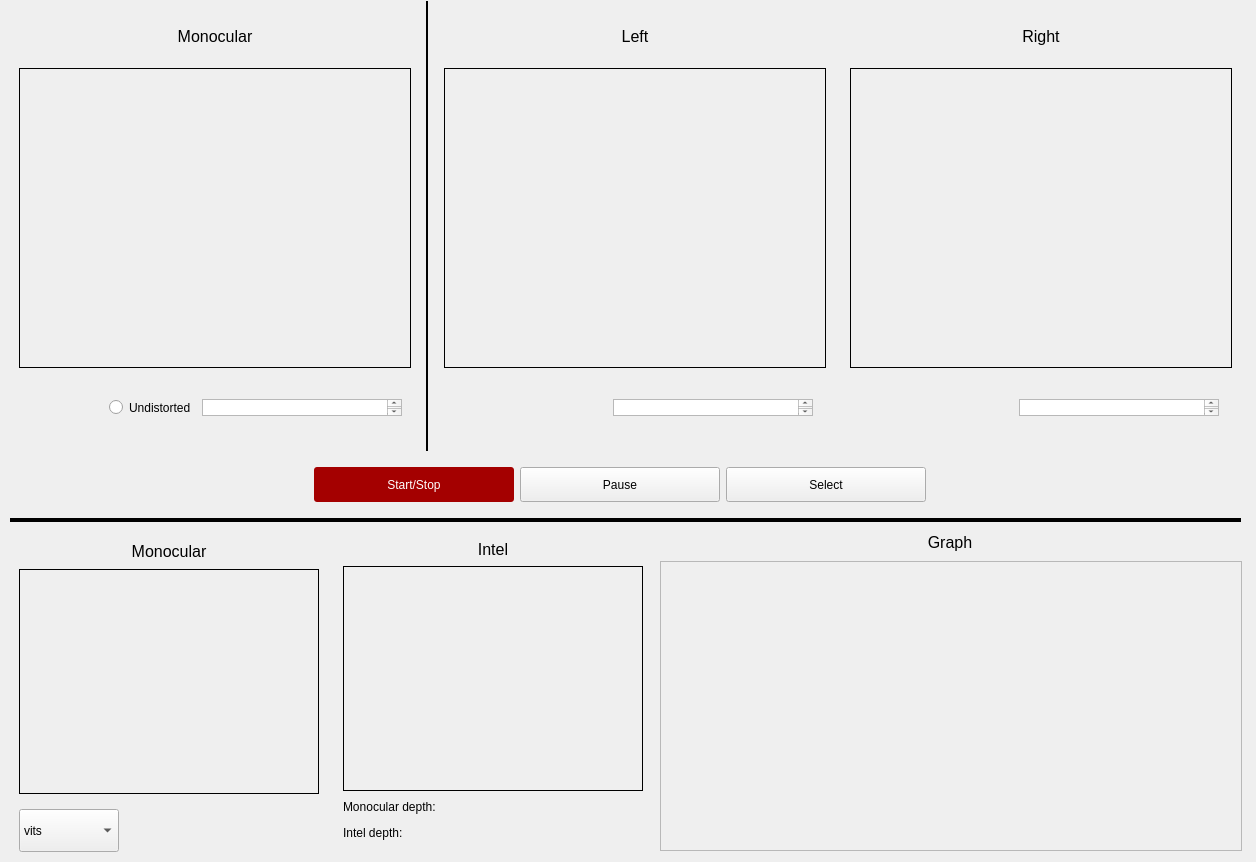
<?xml version="1.0" encoding="UTF-8"?>
<ui version="4.0">
 <class>Form</class>
 <widget class="QWidget" name="Form">
  <property name="geometry">
   <rect>
    <x>0</x>
    <y>0</y>
    <width>1256</width>
    <height>862</height>
   </rect>
  </property>
  <property name="windowTitle">
   <string>Form</string>
  </property>
  <widget class="Line" name="line_2">
   <property name="geometry">
    <rect>
     <x>10</x>
     <y>510</y>
     <width>1231</width>
     <height>21</height>
    </rect>
   </property>
   <property name="frameShadow">
    <enum>QFrame::Plain</enum>
   </property>
   <property name="lineWidth">
    <number>4</number>
   </property>
   <property name="orientation">
    <enum>Qt::Horizontal</enum>
   </property>
  </widget>
  <widget class="QWidget" name="verticalLayoutWidget_3">
   <property name="geometry">
    <rect>
     <x>10</x>
     <y>0</y>
     <width>1231</width>
     <height>510</height>
    </rect>
   </property>
   <layout class="QVBoxLayout" name="verticalLayout_3">
    <item>
     <layout class="QHBoxLayout" name="horizontalLayout">
      <item>
       <widget class="QFrame" name="verticalFrame_3">
        <property name="minimumSize">
         <size>
          <width>400</width>
          <height>450</height>
         </size>
        </property>
        <property name="maximumSize">
         <size>
          <width>16777215</width>
          <height>450</height>
         </size>
        </property>
        <layout class="QVBoxLayout" name="verticalLayout_8">
         <item>
          <widget class="QLabel" name="camLabel">
           <property name="minimumSize">
            <size>
             <width>100</width>
             <height>20</height>
            </size>
           </property>
           <property name="maximumSize">
            <size>
             <width>400</width>
             <height>20</height>
            </size>
           </property>
           <property name="font">
            <font>
             <pointsize>12</pointsize>
            </font>
           </property>
           <property name="text">
            <string>Monocular</string>
           </property>
           <property name="alignment">
            <set>Qt::AlignCenter</set>
           </property>
          </widget>
         </item>
         <item>
          <widget class="QLabel" name="camFrame">
           <property name="minimumSize">
            <size>
             <width>160</width>
             <height>120</height>
            </size>
           </property>
           <property name="maximumSize">
            <size>
             <width>400</width>
             <height>300</height>
            </size>
           </property>
           <property name="layoutDirection">
            <enum>Qt::LeftToRight</enum>
           </property>
           <property name="frameShape">
            <enum>QFrame::Box</enum>
           </property>
           <property name="text">
            <string/>
           </property>
           <property name="alignment">
            <set>Qt::AlignCenter</set>
           </property>
          </widget>
         </item>
         <item>
          <widget class="QFrame" name="horizontalFrame">
           <property name="maximumSize">
            <size>
             <width>400</width>
             <height>35</height>
            </size>
           </property>
           <layout class="QHBoxLayout" name="horizontalLayout_5">
            <item>
             <widget class="QLabel" name="fpsLabel1">
              <property name="maximumSize">
               <size>
                <width>150</width>
                <height>20</height>
               </size>
              </property>
              <property name="text">
               <string/>
              </property>
             </widget>
            </item>
            <item>
             <widget class="QRadioButton" name="radioButton">
              <property name="text">
               <string>Undistorted</string>
              </property>
             </widget>
            </item>
            <item>
             <widget class="QTextBrowser" name="fpsCam">
              <property name="maximumSize">
               <size>
                <width>200</width>
                <height>20</height>
               </size>
              </property>
              <property name="html">
               <string>&lt;!DOCTYPE HTML PUBLIC &quot;-//W3C//DTD HTML 4.0//EN&quot; &quot;http://www.w3.org/TR/REC-html40/strict.dtd&quot;&gt;
&lt;html&gt;&lt;head&gt;&lt;meta name=&quot;qrichtext&quot; content=&quot;1&quot; /&gt;&lt;style type=&quot;text/css&quot;&gt;
p, li { white-space: pre-wrap; }
&lt;/style&gt;&lt;/head&gt;&lt;body style=&quot; font-family:'IBM Plex Sans'; font-size:10pt; font-weight:400; font-style:normal;&quot;&gt;
&lt;p style=&quot;-qt-paragraph-type:empty; margin-top:0px; margin-bottom:0px; margin-left:0px; margin-right:0px; -qt-block-indent:0; text-indent:0px; font-family:'Ubuntu'; font-size:11pt;&quot;&gt;&lt;br /&gt;&lt;/p&gt;&lt;/body&gt;&lt;/html&gt;</string>
              </property>
             </widget>
            </item>
           </layout>
          </widget>
         </item>
        </layout>
       </widget>
      </item>
      <item>
       <widget class="Line" name="line">
        <property name="maximumSize">
         <size>
          <width>16777215</width>
          <height>450</height>
         </size>
        </property>
        <property name="frameShadow">
         <enum>QFrame::Plain</enum>
        </property>
        <property name="lineWidth">
         <number>2</number>
        </property>
        <property name="orientation">
         <enum>Qt::Vertical</enum>
        </property>
       </widget>
      </item>
      <item>
       <widget class="QFrame" name="verticalFrame_4">
        <property name="sizePolicy">
         <sizepolicy hsizetype="Preferred" vsizetype="Preferred">
          <horstretch>0</horstretch>
          <verstretch>0</verstretch>
         </sizepolicy>
        </property>
        <property name="minimumSize">
         <size>
          <width>400</width>
          <height>450</height>
         </size>
        </property>
        <property name="maximumSize">
         <size>
          <width>400</width>
          <height>450</height>
         </size>
        </property>
        <layout class="QVBoxLayout" name="verticalLayout_10">
         <item>
          <widget class="QLabel" name="leftLabel">
           <property name="minimumSize">
            <size>
             <width>100</width>
             <height>20</height>
            </size>
           </property>
           <property name="maximumSize">
            <size>
             <width>400</width>
             <height>20</height>
            </size>
           </property>
           <property name="font">
            <font>
             <pointsize>12</pointsize>
            </font>
           </property>
           <property name="text">
            <string>Left</string>
           </property>
           <property name="alignment">
            <set>Qt::AlignCenter</set>
           </property>
          </widget>
         </item>
         <item>
          <widget class="QLabel" name="intelLeftFrame">
           <property name="minimumSize">
            <size>
             <width>160</width>
             <height>120</height>
            </size>
           </property>
           <property name="maximumSize">
            <size>
             <width>400</width>
             <height>300</height>
            </size>
           </property>
           <property name="layoutDirection">
            <enum>Qt::LeftToRight</enum>
           </property>
           <property name="frameShape">
            <enum>QFrame::Box</enum>
           </property>
           <property name="text">
            <string/>
           </property>
           <property name="alignment">
            <set>Qt::AlignCenter</set>
           </property>
          </widget>
         </item>
         <item>
          <widget class="QFrame" name="horizontalFrame_3">
           <property name="maximumSize">
            <size>
             <width>400</width>
             <height>35</height>
            </size>
           </property>
           <layout class="QHBoxLayout" name="horizontalLayout_7">
            <item>
             <widget class="QLabel" name="fpsLabel2">
              <property name="maximumSize">
               <size>
                <width>150</width>
                <height>20</height>
               </size>
              </property>
              <property name="text">
               <string/>
              </property>
             </widget>
            </item>
            <item>
             <widget class="QTextBrowser" name="fpsLeft">
              <property name="maximumSize">
               <size>
                <width>200</width>
                <height>20</height>
               </size>
              </property>
              <property name="html">
               <string>&lt;!DOCTYPE HTML PUBLIC &quot;-//W3C//DTD HTML 4.0//EN&quot; &quot;http://www.w3.org/TR/REC-html40/strict.dtd&quot;&gt;
&lt;html&gt;&lt;head&gt;&lt;meta name=&quot;qrichtext&quot; content=&quot;1&quot; /&gt;&lt;style type=&quot;text/css&quot;&gt;
p, li { white-space: pre-wrap; }
&lt;/style&gt;&lt;/head&gt;&lt;body style=&quot; font-family:'IBM Plex Sans'; font-size:10pt; font-weight:400; font-style:normal;&quot;&gt;
&lt;p style=&quot;-qt-paragraph-type:empty; margin-top:0px; margin-bottom:0px; margin-left:0px; margin-right:0px; -qt-block-indent:0; text-indent:0px; font-family:'Ubuntu'; font-size:11pt;&quot;&gt;&lt;br /&gt;&lt;/p&gt;&lt;/body&gt;&lt;/html&gt;</string>
              </property>
             </widget>
            </item>
           </layout>
          </widget>
         </item>
        </layout>
       </widget>
      </item>
      <item>
       <widget class="QFrame" name="verticalFrame_5">
        <property name="minimumSize">
         <size>
          <width>400</width>
          <height>450</height>
         </size>
        </property>
        <property name="maximumSize">
         <size>
          <width>400</width>
          <height>450</height>
         </size>
        </property>
        <layout class="QVBoxLayout" name="verticalLayout_11">
         <item>
          <widget class="QLabel" name="rigthLabel">
           <property name="minimumSize">
            <size>
             <width>100</width>
             <height>20</height>
            </size>
           </property>
           <property name="maximumSize">
            <size>
             <width>400</width>
             <height>20</height>
            </size>
           </property>
           <property name="font">
            <font>
             <pointsize>12</pointsize>
            </font>
           </property>
           <property name="text">
            <string>Right</string>
           </property>
           <property name="alignment">
            <set>Qt::AlignCenter</set>
           </property>
          </widget>
         </item>
         <item>
          <widget class="QLabel" name="intelRightFrame">
           <property name="minimumSize">
            <size>
             <width>160</width>
             <height>120</height>
            </size>
           </property>
           <property name="maximumSize">
            <size>
             <width>400</width>
             <height>300</height>
            </size>
           </property>
           <property name="layoutDirection">
            <enum>Qt::LeftToRight</enum>
           </property>
           <property name="frameShape">
            <enum>QFrame::Box</enum>
           </property>
           <property name="text">
            <string/>
           </property>
           <property name="alignment">
            <set>Qt::AlignCenter</set>
           </property>
          </widget>
         </item>
         <item>
          <widget class="QFrame" name="horizontalFrame_4">
           <property name="maximumSize">
            <size>
             <width>400</width>
             <height>35</height>
            </size>
           </property>
           <layout class="QHBoxLayout" name="horizontalLayout_8">
            <item>
             <widget class="QLabel" name="fpsLabel3">
              <property name="maximumSize">
               <size>
                <width>150</width>
                <height>20</height>
               </size>
              </property>
              <property name="text">
               <string/>
              </property>
             </widget>
            </item>
            <item>
             <widget class="QTextBrowser" name="fpsRight">
              <property name="maximumSize">
               <size>
                <width>200</width>
                <height>20</height>
               </size>
              </property>
              <property name="html">
               <string>&lt;!DOCTYPE HTML PUBLIC &quot;-//W3C//DTD HTML 4.0//EN&quot; &quot;http://www.w3.org/TR/REC-html40/strict.dtd&quot;&gt;
&lt;html&gt;&lt;head&gt;&lt;meta name=&quot;qrichtext&quot; content=&quot;1&quot; /&gt;&lt;style type=&quot;text/css&quot;&gt;
p, li { white-space: pre-wrap; }
&lt;/style&gt;&lt;/head&gt;&lt;body style=&quot; font-family:'IBM Plex Sans'; font-size:10pt; font-weight:400; font-style:normal;&quot;&gt;
&lt;p style=&quot;-qt-paragraph-type:empty; margin-top:0px; margin-bottom:0px; margin-left:0px; margin-right:0px; -qt-block-indent:0; text-indent:0px; font-family:'Ubuntu'; font-size:11pt;&quot;&gt;&lt;br /&gt;&lt;/p&gt;&lt;/body&gt;&lt;/html&gt;</string>
              </property>
             </widget>
            </item>
           </layout>
          </widget>
         </item>
        </layout>
       </widget>
      </item>
     </layout>
    </item>
    <item>
     <widget class="QFrame" name="horizontalFrame_2">
      <property name="minimumSize">
       <size>
        <width>1220</width>
        <height>50</height>
       </size>
      </property>
      <property name="maximumSize">
       <size>
        <width>1220</width>
        <height>50</height>
       </size>
      </property>
      <layout class="QHBoxLayout" name="horizontalLayout_2">
       <item>
        <spacer name="horizontalSpacer">
         <property name="orientation">
          <enum>Qt::Horizontal</enum>
         </property>
         <property name="sizeHint" stdset="0">
          <size>
           <width>40</width>
           <height>20</height>
          </size>
         </property>
        </spacer>
       </item>
       <item>
        <widget class="QPushButton" name="startAndStopButton">
         <property name="minimumSize">
          <size>
           <width>200</width>
           <height>35</height>
          </size>
         </property>
         <property name="maximumSize">
          <size>
           <width>200</width>
           <height>40</height>
          </size>
         </property>
         <property name="layoutDirection">
          <enum>Qt::LeftToRight</enum>
         </property>
         <property name="autoFillBackground">
          <bool>false</bool>
         </property>
         <property name="styleSheet">
          <string notr="true">QPushButton {
	border-radius: 3px;
	background: rgb(164, 0, 0);
	color: rgb(255, 255, 255);
}

QPushButton:hover{
	background: rgb(204, 0, 0);
}

QPushButton:pressed{
	background: rgb(239, 41, 41);
}</string>
         </property>
         <property name="text">
          <string>Start/Stop</string>
         </property>
         <property name="iconSize">
          <size>
           <width>25</width>
           <height>25</height>
          </size>
         </property>
         <property name="checkable">
          <bool>true</bool>
         </property>
        </widget>
       </item>
       <item>
        <widget class="QPushButton" name="pauseButton">
         <property name="minimumSize">
          <size>
           <width>200</width>
           <height>35</height>
          </size>
         </property>
         <property name="maximumSize">
          <size>
           <width>200</width>
           <height>40</height>
          </size>
         </property>
         <property name="autoFillBackground">
          <bool>false</bool>
         </property>
         <property name="text">
          <string>Pause</string>
         </property>
         <property name="iconSize">
          <size>
           <width>20</width>
           <height>20</height>
          </size>
         </property>
        </widget>
       </item>
       <item>
        <widget class="QPushButton" name="selectButton">
         <property name="minimumSize">
          <size>
           <width>200</width>
           <height>35</height>
          </size>
         </property>
         <property name="maximumSize">
          <size>
           <width>200</width>
           <height>40</height>
          </size>
         </property>
         <property name="autoFillBackground">
          <bool>false</bool>
         </property>
         <property name="text">
          <string>Select</string>
         </property>
         <property name="iconSize">
          <size>
           <width>20</width>
           <height>20</height>
          </size>
         </property>
        </widget>
       </item>
       <item>
        <spacer name="horizontalSpacer_2">
         <property name="orientation">
          <enum>Qt::Horizontal</enum>
         </property>
         <property name="sizeHint" stdset="0">
          <size>
           <width>40</width>
           <height>20</height>
          </size>
         </property>
        </spacer>
       </item>
      </layout>
     </widget>
    </item>
   </layout>
  </widget>
  <widget class="QWidget" name="horizontalLayoutWidget_2">
   <property name="geometry">
    <rect>
     <x>10</x>
     <y>530</y>
     <width>650</width>
     <height>322</height>
    </rect>
   </property>
   <layout class="QHBoxLayout" name="horizontalLayout_3">
    <item>
     <widget class="QFrame" name="verticalFrame">
      <layout class="QVBoxLayout" name="verticalLayout">
       <item>
        <widget class="QLabel" name="depthLabelCam">
         <property name="minimumSize">
          <size>
           <width>100</width>
           <height>20</height>
          </size>
         </property>
         <property name="maximumSize">
          <size>
           <width>300</width>
           <height>25</height>
          </size>
         </property>
         <property name="font">
          <font>
           <pointsize>12</pointsize>
          </font>
         </property>
         <property name="text">
          <string>Monocular</string>
         </property>
         <property name="alignment">
          <set>Qt::AlignCenter</set>
         </property>
        </widget>
       </item>
       <item>
        <widget class="QLabel" name="depthFrameCam">
         <property name="minimumSize">
          <size>
           <width>300</width>
           <height>225</height>
          </size>
         </property>
         <property name="maximumSize">
          <size>
           <width>300</width>
           <height>225</height>
          </size>
         </property>
         <property name="layoutDirection">
          <enum>Qt::LeftToRight</enum>
         </property>
         <property name="frameShape">
          <enum>QFrame::Box</enum>
         </property>
         <property name="text">
          <string/>
         </property>
         <property name="alignment">
          <set>Qt::AlignCenter</set>
         </property>
        </widget>
       </item>
       <item>
        <widget class="QComboBox" name="encoderBox">
         <property name="minimumSize">
          <size>
           <width>50</width>
           <height>43</height>
          </size>
         </property>
         <property name="maximumSize">
          <size>
           <width>100</width>
           <height>25</height>
          </size>
         </property>
         <item>
          <property name="text">
           <string>vits</string>
          </property>
         </item>
         <item>
          <property name="text">
           <string>vitb</string>
          </property>
         </item>
         <item>
          <property name="text">
           <string>vitl</string>
          </property>
         </item>
        </widget>
       </item>
      </layout>
     </widget>
    </item>
    <item>
     <widget class="QFrame" name="verticalFrame_2">
      <layout class="QVBoxLayout" name="verticalLayout_2">
       <item>
        <widget class="QLabel" name="depthLabelIntel">
         <property name="minimumSize">
          <size>
           <width>100</width>
           <height>20</height>
          </size>
         </property>
         <property name="maximumSize">
          <size>
           <width>300</width>
           <height>25</height>
          </size>
         </property>
         <property name="font">
          <font>
           <pointsize>12</pointsize>
          </font>
         </property>
         <property name="text">
          <string>Intel</string>
         </property>
         <property name="alignment">
          <set>Qt::AlignCenter</set>
         </property>
        </widget>
       </item>
       <item>
        <widget class="QLabel" name="depthFrameIntel">
         <property name="minimumSize">
          <size>
           <width>300</width>
           <height>225</height>
          </size>
         </property>
         <property name="maximumSize">
          <size>
           <width>300</width>
           <height>225</height>
          </size>
         </property>
         <property name="layoutDirection">
          <enum>Qt::LeftToRight</enum>
         </property>
         <property name="frameShape">
          <enum>QFrame::Box</enum>
         </property>
         <property name="text">
          <string/>
         </property>
         <property name="alignment">
          <set>Qt::AlignCenter</set>
         </property>
        </widget>
       </item>
       <item>
        <widget class="QLabel" name="depthValueCam">
         <property name="maximumSize">
          <size>
           <width>300</width>
           <height>20</height>
          </size>
         </property>
         <property name="text">
          <string>Monocular depth:</string>
         </property>
        </widget>
       </item>
       <item>
        <widget class="QLabel" name="depthValueIntel">
         <property name="maximumSize">
          <size>
           <width>300</width>
           <height>20</height>
          </size>
         </property>
         <property name="text">
          <string>Intel depth:</string>
         </property>
        </widget>
       </item>
      </layout>
     </widget>
    </item>
    <item>
     <spacer name="horizontalSpacer_4">
      <property name="orientation">
       <enum>Qt::Horizontal</enum>
      </property>
      <property name="sizeHint" stdset="0">
       <size>
        <width>40</width>
        <height>20</height>
       </size>
      </property>
     </spacer>
    </item>
   </layout>
  </widget>
  <widget class="QWidget" name="verticalLayoutWidget">
   <property name="geometry">
    <rect>
     <x>660</x>
     <y>530</y>
     <width>582</width>
     <height>321</height>
    </rect>
   </property>
   <layout class="QVBoxLayout" name="verticalLayout_4">
    <item>
     <widget class="QLabel" name="graphLabel">
      <property name="minimumSize">
       <size>
        <width>580</width>
        <height>20</height>
       </size>
      </property>
      <property name="maximumSize">
       <size>
        <width>580</width>
        <height>25</height>
       </size>
      </property>
      <property name="font">
       <font>
        <pointsize>12</pointsize>
       </font>
      </property>
      <property name="text">
       <string>Graph</string>
      </property>
      <property name="alignment">
       <set>Qt::AlignCenter</set>
      </property>
     </widget>
    </item>
    <item>
     <widget class="QFrame" name="graphFrame">
      <property name="frameShape">
       <enum>QFrame::StyledPanel</enum>
      </property>
      <property name="frameShadow">
       <enum>QFrame::Raised</enum>
      </property>
     </widget>
    </item>
   </layout>
  </widget>
 </widget>
 <resources/>
 <connections/>
</ui>
